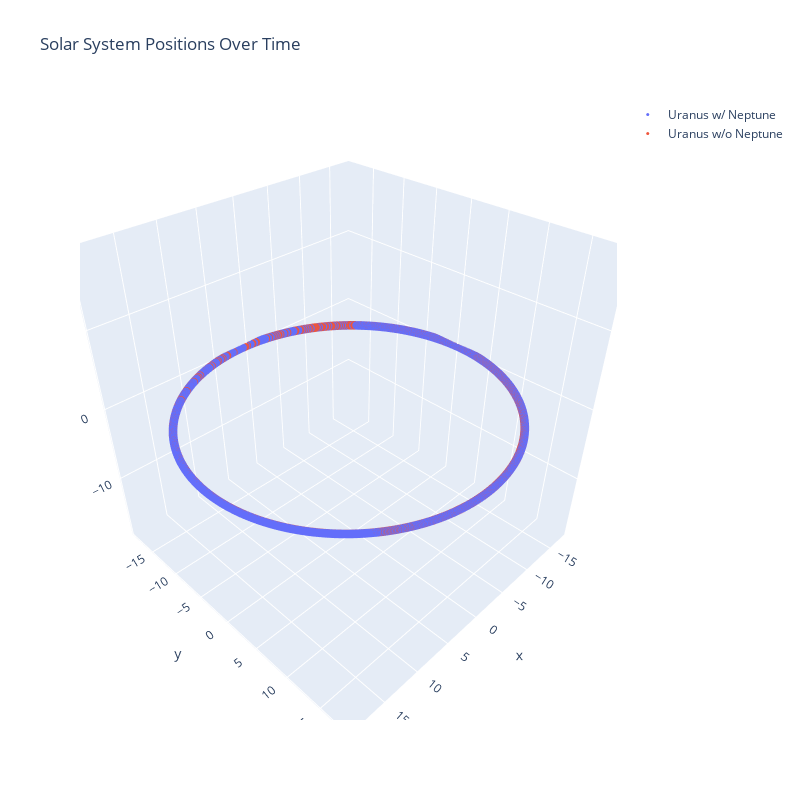

Here is the notebook cell this chart was saved with:
### Code cell
import numpy as np
import plotly.graph_objects as go
from plotly.subplots import make_subplots

# Assuming 'orbits' is an array with shape (9, 64, 3) where the first dimension is for celestial bodies
# and 'celestial_names' is a list of names corresponding to these bodies

# Calculate min and max for each axis
x_min, y_min, z_min = np.min(orbits[..., 0]), np.min(orbits[..., 1]), np.min(orbits[..., 2])
x_max, y_max, z_max = np.max(orbits[..., 0]), np.max(orbits[..., 1]), np.max(orbits[..., 2])

# Calculate midpoints
mid_x = (x_max + x_min) / 2
mid_y = (y_max + y_min) / 2
mid_z = (z_max + z_min) / 2

# Calculate the maximum range to set the same scale for x, y, z
max_range = max(x_max - x_min, y_max - y_min, z_max - z_min)

# Create the 3D subplot
fig = make_subplots(rows=1, cols=1, specs=[[{'type': 'scatter3d'}]])

# Update layout according to calculated range and midpoint
fig.update_layout(
    width=800,
    height=800,
    title_text="Solar System Positions Over Time",
    scene=dict(
        xaxis=dict(range=[mid_x - max_range/2, mid_x + max_range/2]),
        yaxis=dict(range=[mid_y - max_range/2, mid_y + max_range/2]),
        zaxis=dict(range=[mid_z - max_range/2, mid_z + max_range/2]),
        aspectmode='cube'
    )
)

for idx, name in enumerate(["Uranus w/ Neptune", "Uranus w/o Neptune"]):
    fig.add_trace(go.Scatter3d(
        x=orbits[idx, :, 0],  # X coordinates for this celestial body
        y=orbits[idx, :, 1],  # Y coordinates
        z=orbits[idx, :, 2],  # Z coordinates
        mode="markers",
        marker=dict(size=3),
        name=name
    ))

fig.show()

### Figure 1 — Plotly figure (JSON) as saved in the notebook; plotly's stock layout.template omitted (floating-point values rounded to 4 significant figures; data arrays with more than 128 entries replaced by an {"elided": "..."} marker saying what was removed)
{"data": [{"marker": {"size": 3}, "mode": "markers", "name": "Uranus w/ Neptune", "type": "scatter3d", "x": {"elided": "2048 float values"}, "y": {"elided": "2048 float values"}, "z": {"elided": "2048 float values"}}, {"marker": {"size": 3}, "mode": "markers", "name": "Uranus w/o Neptune", "type": "scatter3d", "x": {"elided": "2048 float values"}, "y": {"elided": "2048 float values"}, "z": {"elided": "2048 float values"}}], "layout": {"height": 800, "scene": {"aspectmode": "cube", "domain": {"x": [0, 1], "y": [0, 1]}, "xaxis": {"range": [-18.29, 20.09]}, "yaxis": {"range": [-19.33, 19.04]}, "zaxis": {"range": [-19.2, 19.18]}}, "title": {"text": "Solar System Positions Over Time"}, "width": 800}}
